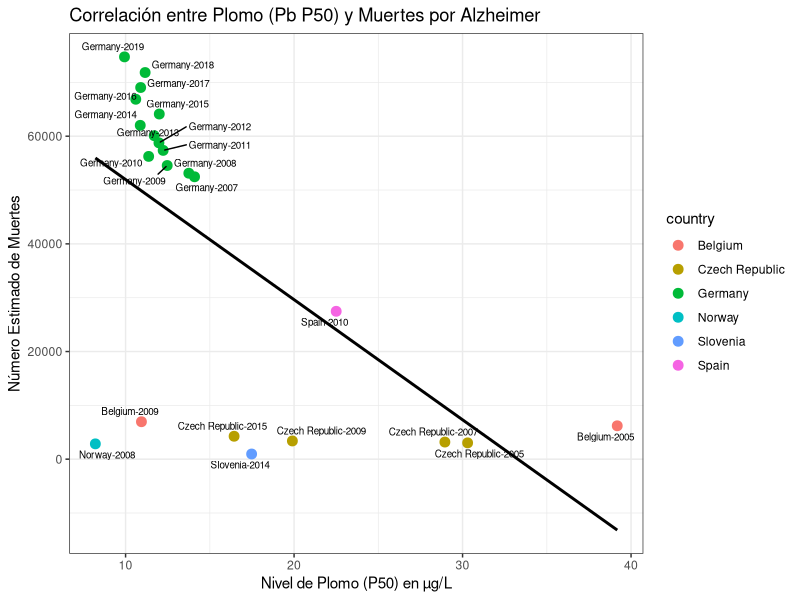
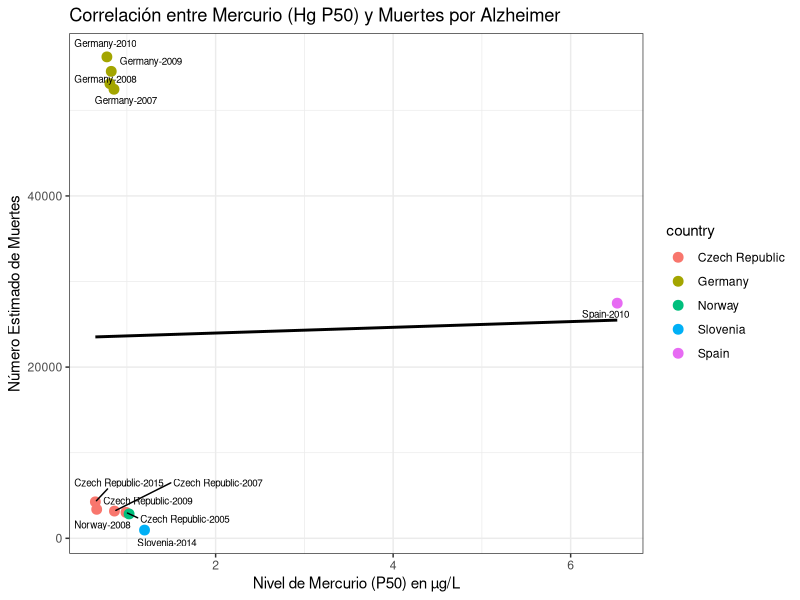
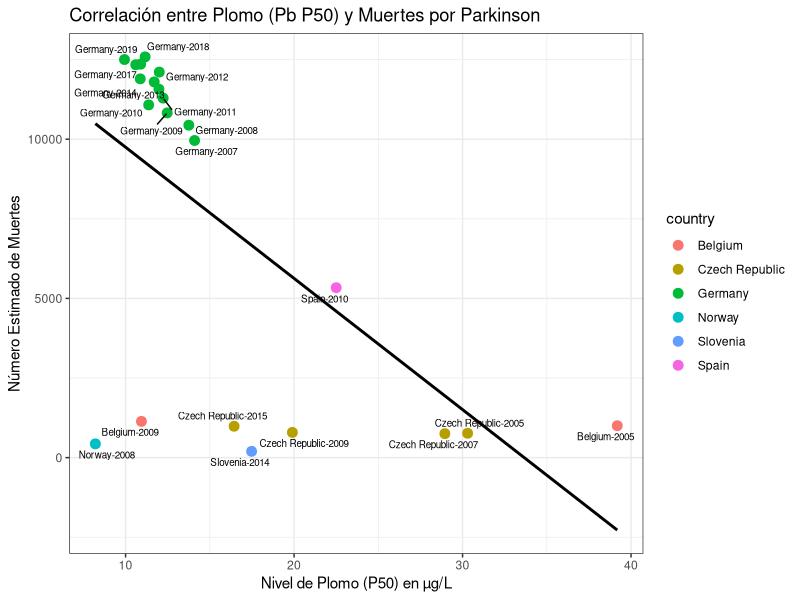
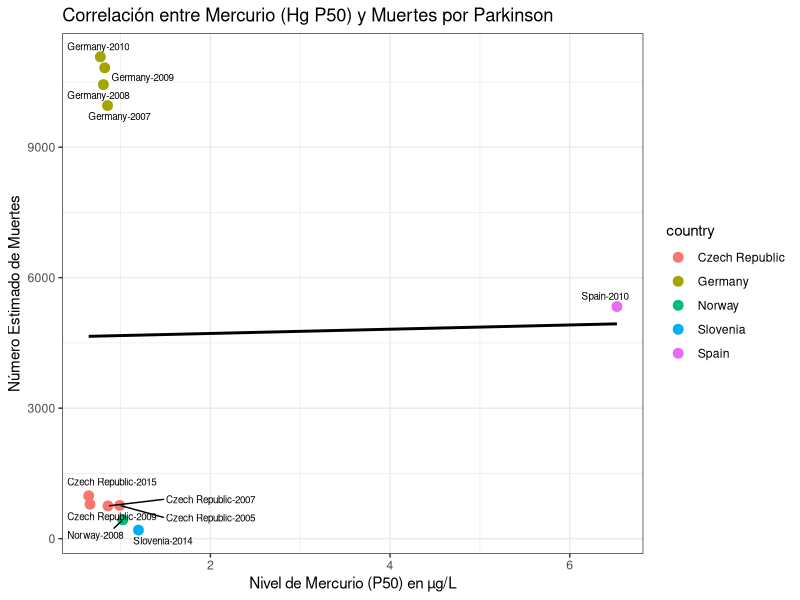

The R script that drew these images, in order:
## ---- chunk 1
knitr::opts_chunk$set(echo = FALSE, message = FALSE, warning = FALSE)
library(tidyverse)
library(ggrepel)
library(broom)
library(ggplot2)
library(ggrepel)
## ---- chunk 2
df <- read_csv("results/muertesAlzheimer_HgPb.csv", show_col_types = FALSE)
df2 <- read_csv("results/muertesParkinson_HgPb.csv", show_col_types = FALSE)
## ---- chunk 3
# 1. Separar los datos
df_pb <- filter(df, metal == "Pb")
df_hg <- filter(df, metal == "Hg")

# 2. Gráfico para Plomo (Pb)
plot_pb <- ggplot(df_pb, aes(x = value, y = numero_muertes)) +
  geom_point(aes(color = country), size = 3) +
  geom_smooth(method = "lm", color = "black", se = FALSE) +
  geom_text_repel(aes(label = paste(country, year, sep = "-")), size = 2.5) +
  labs(
    title = "Correlación entre Plomo (Pb P50) y Muertes por Alzheimer",
    y = "Número Estimado de Muertes",
    x = "Nivel de Plomo (P50) en µg/L"
  ) +
  theme_bw()

# 3. Gráfico para Mercurio (Hg)
plot_hg <- ggplot(df_hg, aes(x = value, y = numero_muertes)) +
  geom_point(aes(color = country), size = 3) +
  geom_smooth(method = "lm", color = "black", se = FALSE) +
  geom_text_repel(aes(label = paste(country, year, sep = "-")), size = 2.5) +
  labs(
    title = "Correlación entre Mercurio (Hg P50) y Muertes por Alzheimer",
    y = "Número Estimado de Muertes",
    x = "Nivel de Mercurio (P50) en µg/L"
  ) +
  theme_bw()

# 4. Imprimimos los gráficos
plot_pb
plot_hg
## ---- chunk 4
# 1. Separar los datos
df_pb <- filter(df, metal == "Pb")
df_hg <- filter(df, metal == "Hg")

# 2. Correr los modelos lineales
modelo_pb <- lm(numero_muertes ~ value, data = df_pb)
modelo_hg <- lm(numero_muertes ~ value, data = df_hg)

# 3. Presentar los resultados en una tabla limpia
tabla_pb <- tidy(modelo_pb)
tabla_hg <- tidy(modelo_hg)

# Usamos kable() para tablas bonitas en R Markdown
knitr::kable(tabla_pb, digits = 3, caption = "Modelo Lineal: Muertes por Alzheimer ~ Nivel de Plomo (Pb)")

knitr::kable(tabla_hg, digits = 3, caption = "Modelo Lineal: Muertes por Alzheimer ~ Nivel de Mercurio (Hg)")
## ---- chunk 5
# 1. Separar los datos
df_pb2 <- filter(df2, metal == "Pb")
df_hg2 <- filter(df2, metal == "Hg")

# 2. Gráfico para Plomo (Pb)
plot_pb2 <- ggplot(df_pb2, aes(x = value, y = numero_muertes)) +
  geom_point(aes(color = country), size = 3) +
  geom_smooth(method = "lm", color = "black", se = FALSE) +
  geom_text_repel(aes(label = paste(country, year, sep = "-")), size = 2.5) +
  labs(
    title = "Correlación entre Plomo (Pb P50) y Muertes por Parkinson",
    y = "Número Estimado de Muertes",
    x = "Nivel de Plomo (P50) en µg/L"
  ) +
  theme_bw()

# 3. Gráfico para Mercurio (Hg)
plot_hg2 <- ggplot(df_hg2, aes(x = value, y = numero_muertes)) +
  geom_point(aes(color = country), size = 3) +
  geom_smooth(method = "lm", color = "black", se = FALSE) +
  geom_text_repel(aes(label = paste(country, year, sep = "-")), size = 2.5) +
  labs(
    title = "Correlación entre Mercurio (Hg P50) y Muertes por Parkinson",
    y = "Número Estimado de Muertes",
    x = "Nivel de Mercurio (P50) en µg/L"
  ) +
  theme_bw()

# 4. Imprimimos los gráficos
plot_pb2
plot_hg2
## ---- chunk 6
# 1. Separar los datos
df_pb2 <- filter(df2, metal == "Pb")
df_hg2 <- filter(df2, metal == "Hg")

# 2. Correr los modelos lineales
modelo_pb2 <- lm(numero_muertes ~ value, data = df_pb2)
modelo_hg2 <- lm(numero_muertes ~ value, data = df_hg2)

# 3. Presentar los resultados en una tabla limpia
tabla_pb2 <- tidy(modelo_pb2)
tabla_hg2 <- tidy(modelo_hg2)

# Usamos kable() para tablas bonitas en R Markdown
knitr::kable(tabla_pb2, digits = 3, caption = "Modelo Lineal: Muertes por Parkinson ~ Nivel de Plomo (Pb)")

knitr::kable(tabla_hg2, digits = 3, caption = "Modelo Lineal: Muertes por Parkinson ~ Nivel de Mercurio (Hg)")
